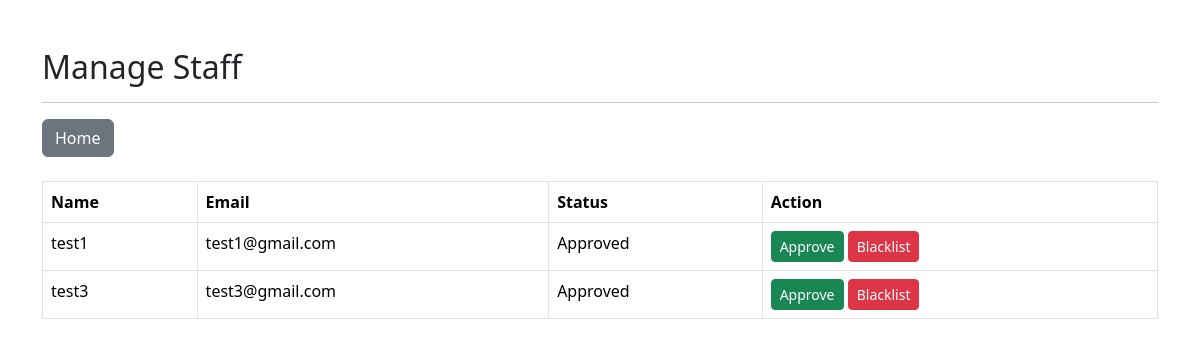
Before: /manage_staff with the older database file.
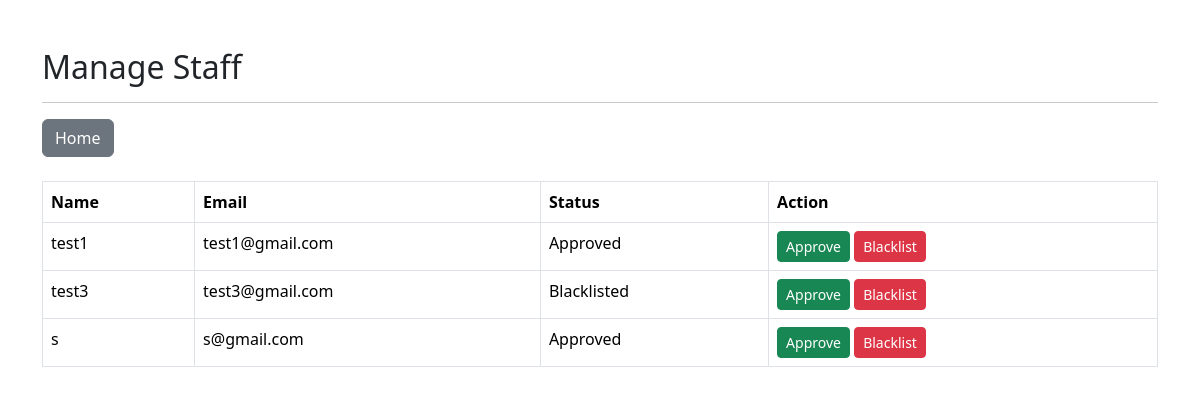
After: the same page with the newer database file.
### models.py (models this page shows)
class User(db.Model):
    id = db.Column(db.Integer, primary_key=True)
    name = db.Column(db.String(100), nullable=False)
    mail = db.Column(db.String(100), unique=True, nullable=False)
    password = db.Column(db.String(100), nullable=False)
    role = db.Column(db.String(20), nullable=False)
    status = db.Column(db.String(20), nullable=False)

### app.py (the view)
@app.route('/manage_staff')
def manage_staff():
    staffs = User.query.filter_by(role="Trek Staff").all()
    return render_template("manage_staff.html",staffs=staffs)

### templates/manage_staff.html (shortened to what this page needs)
<!DOCTYPE html>
<html lang="en">
<head>
    <link href="https://cdn.jsdelivr.net/npm/bootstrap@5.3.7/dist/css/bootstrap.min.css" rel="stylesheet">
</head>
<body class="container mt-5">
    <h2>Manage Staff</h2>
    <hr>
    <a href="/homepage" class="btn btn-secondary">Home</a>
    <br><br>
    <table class="table table-bordered">
        <thead>
            <tr>
                <th>Name</th>
                <th>Email</th>
                <th>Status</th>
                <th>Action</th>
            </tr>
        </thead>
        <tbody>
        {% for staff in staffs %}
        <tr>
            <td>{{ staff.name }}</td>
            <td>{{ staff.mail }}</td>
            <td>{{ staff.status }}</td>
            <td>
                <a href="/approve_staff/{{ staff.id }}"
                 class="btn btn-success btn-sm">
                 Approve
                </a>
                <a href="/blacklist_staff/{{ staff.id }}"
                   class="btn btn-danger btn-sm">
                   Blacklist
                </a>
            </td>
        </tr>
        {% endfor %}
        </tbody>
    </table>
</body>
</html>

Changed rows visible on the page:
changed User "test3": status "Approved" → "Blacklisted"
added User: name "s", mail "s@gmail.com", status "Approved"
